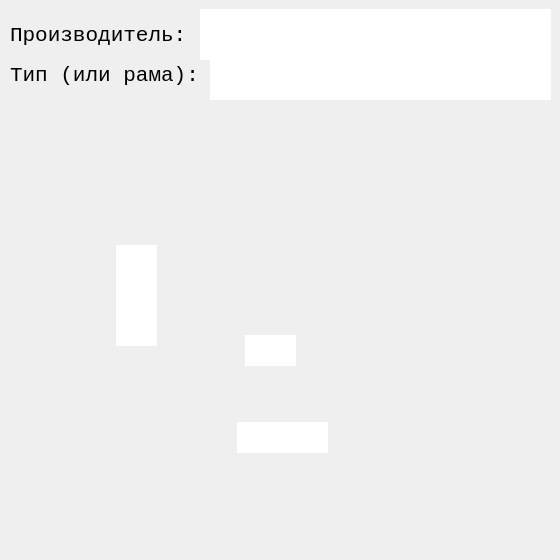
<?xml version="1.0" encoding="UTF-8"?>
<ui version="4.0">
 <class>Dialog</class>
 <widget class="QDialog" name="Dialog">
  <property name="geometry">
   <rect>
    <x>0</x>
    <y>0</y>
    <width>560</width>
    <height>560</height>
   </rect>
  </property>
  <property name="sizePolicy">
   <sizepolicy hsizetype="Fixed" vsizetype="Fixed">
    <horstretch>0</horstretch>
    <verstretch>0</verstretch>
   </sizepolicy>
  </property>
  <property name="minimumSize">
   <size>
    <width>560</width>
    <height>560</height>
   </size>
  </property>
  <property name="maximumSize">
   <size>
    <width>560</width>
    <height>560</height>
   </size>
  </property>
  <property name="windowTitle">
   <string>Раскос</string>
  </property>
  <property name="windowIcon">
   <iconset>
    <normaloff>../pics/thumbs/diagonal/diag_1.jpg</normaloff>../pics/thumbs/diagonal/diag_1.jpg</iconset>
  </property>
  <property name="whatsThis">
   <string/>
  </property>
  <property name="accessibleDescription">
   <string/>
  </property>
  <widget class="QLabel" name="label">
   <property name="geometry">
    <rect>
     <x>0</x>
     <y>0</y>
     <width>560</width>
     <height>560</height>
    </rect>
   </property>
   <property name="sizePolicy">
    <sizepolicy hsizetype="Fixed" vsizetype="Fixed">
     <horstretch>0</horstretch>
     <verstretch>0</verstretch>
    </sizepolicy>
   </property>
   <property name="minimumSize">
    <size>
     <width>560</width>
     <height>560</height>
    </size>
   </property>
   <property name="maximumSize">
    <size>
     <width>560</width>
     <height>560</height>
    </size>
   </property>
   <property name="autoFillBackground">
    <bool>true</bool>
   </property>
   <property name="text">
    <string/>
   </property>
   <property name="pixmap">
    <pixmap>../pics/main/diagonal/diag_3.jpg</pixmap>
   </property>
   <property name="scaledContents">
    <bool>false</bool>
   </property>
   <property name="alignment">
    <set>Qt::AlignCenter</set>
   </property>
   <property name="margin">
    <number>0</number>
   </property>
  </widget>
  <widget class="QLineEdit" name="lineEdit">
   <property name="geometry">
    <rect>
     <x>245</x>
     <y>335</y>
     <width>51</width>
     <height>31</height>
    </rect>
   </property>
   <property name="font">
    <font>
     <family>Courier New</family>
     <pointsize>14</pointsize>
     <weight>75</weight>
     <italic>false</italic>
     <bold>true</bold>
    </font>
   </property>
   <property name="focusPolicy">
    <enum>Qt::ClickFocus</enum>
   </property>
   <property name="autoFillBackground">
    <bool>true</bool>
   </property>
   <property name="inputMethodHints">
    <set>Qt::ImhNone</set>
   </property>
   <property name="text">
    <string/>
   </property>
   <property name="maxLength">
    <number>3</number>
   </property>
   <property name="frame">
    <bool>false</bool>
   </property>
   <property name="alignment">
    <set>Qt::AlignBottom|Qt::AlignHCenter</set>
   </property>
  </widget>
  <widget class="QLineEdit" name="lineEdit_2">
   <property name="geometry">
    <rect>
     <x>116</x>
     <y>245</y>
     <width>41</width>
     <height>101</height>
    </rect>
   </property>
   <property name="font">
    <font>
     <family>Courier New</family>
     <pointsize>14</pointsize>
     <weight>75</weight>
     <italic>false</italic>
     <bold>true</bold>
    </font>
   </property>
   <property name="tabletTracking">
    <bool>false</bool>
   </property>
   <property name="focusPolicy">
    <enum>Qt::ClickFocus</enum>
   </property>
   <property name="autoFillBackground">
    <bool>false</bool>
   </property>
   <property name="text">
    <string/>
   </property>
   <property name="maxLength">
    <number>3</number>
   </property>
   <property name="frame">
    <bool>false</bool>
   </property>
   <property name="alignment">
    <set>Qt::AlignRight|Qt::AlignTrailing|Qt::AlignVCenter</set>
   </property>
  </widget>
  <widget class="QLineEdit" name="lineEdit_4">
   <property name="geometry">
    <rect>
     <x>237</x>
     <y>422</y>
     <width>91</width>
     <height>31</height>
    </rect>
   </property>
   <property name="font">
    <font>
     <family>Courier New</family>
     <pointsize>14</pointsize>
     <weight>75</weight>
     <italic>false</italic>
     <bold>true</bold>
    </font>
   </property>
   <property name="focusPolicy">
    <enum>Qt::ClickFocus</enum>
   </property>
   <property name="text">
    <string/>
   </property>
   <property name="maxLength">
    <number>3</number>
   </property>
   <property name="frame">
    <bool>false</bool>
   </property>
   <property name="alignment">
    <set>Qt::AlignBottom|Qt::AlignHCenter</set>
   </property>
  </widget>
  <widget class="QLabel" name="label_2">
   <property name="geometry">
    <rect>
     <x>10</x>
     <y>10</y>
     <width>181</width>
     <height>51</height>
    </rect>
   </property>
   <property name="font">
    <font>
     <family>Courier New</family>
     <pointsize>16</pointsize>
     <weight>50</weight>
     <bold>false</bold>
    </font>
   </property>
   <property name="text">
    <string>Производитель:</string>
   </property>
  </widget>
  <widget class="QLineEdit" name="lineEdit_6">
   <property name="geometry">
    <rect>
     <x>200</x>
     <y>9</y>
     <width>351</width>
     <height>51</height>
    </rect>
   </property>
   <property name="font">
    <font>
     <family>Courier New</family>
     <pointsize>16</pointsize>
     <weight>75</weight>
     <bold>true</bold>
    </font>
   </property>
   <property name="frame">
    <bool>false</bool>
   </property>
   <property name="alignment">
    <set>Qt::AlignLeading|Qt::AlignLeft|Qt::AlignVCenter</set>
   </property>
  </widget>
  <widget class="QLineEdit" name="lineEdit_7">
   <property name="geometry">
    <rect>
     <x>210</x>
     <y>49</y>
     <width>341</width>
     <height>51</height>
    </rect>
   </property>
   <property name="font">
    <font>
     <family>Courier New</family>
     <pointsize>16</pointsize>
     <weight>75</weight>
     <bold>true</bold>
    </font>
   </property>
   <property name="text">
    <string/>
   </property>
   <property name="frame">
    <bool>false</bool>
   </property>
   <property name="alignment">
    <set>Qt::AlignLeading|Qt::AlignLeft|Qt::AlignVCenter</set>
   </property>
  </widget>
  <widget class="QLabel" name="label_3">
   <property name="geometry">
    <rect>
     <x>10</x>
     <y>50</y>
     <width>201</width>
     <height>51</height>
    </rect>
   </property>
   <property name="font">
    <font>
     <family>Courier New</family>
     <pointsize>16</pointsize>
     <weight>50</weight>
     <bold>false</bold>
    </font>
   </property>
   <property name="text">
    <string>Тип (или рама):</string>
   </property>
  </widget>
 </widget>
 <resources/>
 <connections/>
</ui>
